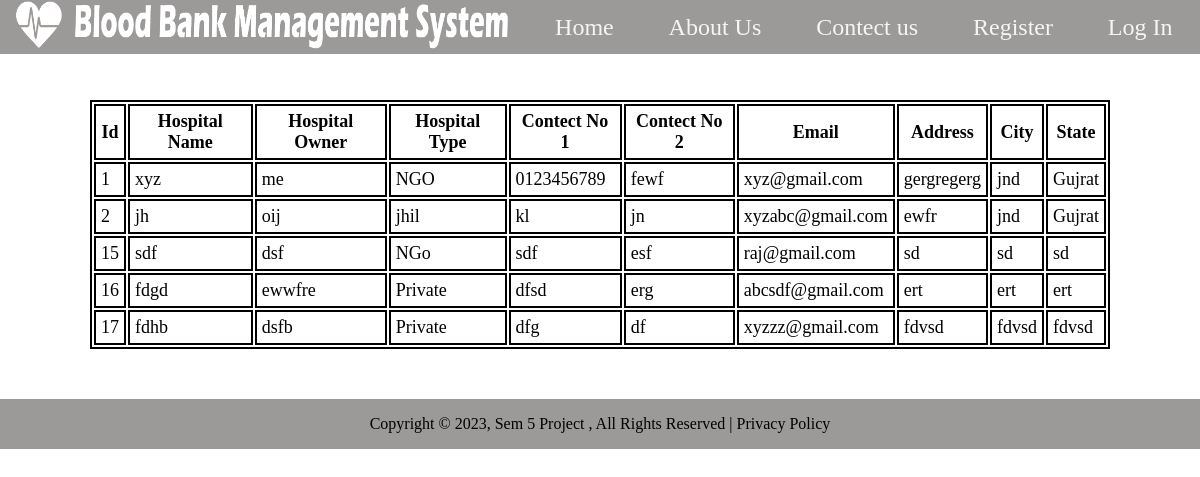
Page /admin/registeredHospitalsData.php on the committed database.
### tables this page shows
CREATE TABLE `hospitalregistration` (
  `Hosptal_Id` int(10) NOT NULL,
  `Hospital_Name` varchar(50) NOT NULL,
  `Hospital_Owner` varchar(50) NOT NULL,
  `Hospital_Type` varchar(15) NOT NULL,
  `Hospital_contect_No1` varchar(12) NOT NULL,
  `Hospital_contect_No2` varchar(12) NOT NULL,
  `Hospital_Email` varchar(50) NOT NULL,
  `Hospital_Address` text NOT NULL,
  `Hospital_city` varchar(20) NOT NULL,
  `Hospital_State` varchar(15) NOT NULL
);

### admin/registeredHospitalsData.php (the view, shortened to what this page needs)
<?php
include "../CRUD_Operation/connection.php";
       $SelectSql = $conn->prepare("SELECT * FROM `hospitalregistration` ");
       $SelectSql->execute();
       $res = $SelectSql->get_result();
?>
<!DOCTYPE html>
<html lang="en">
<head>
    <link rel="stylesheet" href="../css/main.css">
    <link rel="stylesheet" href="../css/util.css">
    <link rel="stylesheet" href="../css/header.css">
    <link rel="stylesheet" href="../css/footer.css">
    <link rel="stylesheet" href="css/tabletheme.css">
</head>
<body>
    <?php include "../header.php" ?>
    <table class="tabl" sty>
        <tr>
            <th>Id</th>
            <th>Hospital Name</th>
            <th>Hospital Owner</th>
            <th>Hospital Type</th>
            <th>Contect No 1 </th>
            <th>Contect No 2 </th>
            <th>Email</th>
            <th>Address</th>
            <th>City</th>
            <th>State</th>
        </tr>
        <?php
            while ($row = $res->fetch_assoc()) {
                $html="";
                $html.="<tr>";
                $html.= "<td>".$row["Hosptal_Id"]."</td>";
                $html.= "<td>".$row["Hospital_Name"]."</td>";
                $html.= "<td>".$row["Hospital_Owner"]."</td>";
                $html.= "<td>".$row["Hospital_Type"]."</td>";
                $html.= "<td>".$row["Hospital_contect_No1"]."</td>";
                $html.= "<td>".$row["Hospital_contect_No2"]."</td>";
                $html.= "<td>".$row["Hospital_Email"]."</td>";
                $html.= "<td>".$row["Hospital_Address"]."</td>";
                $html.= "<td>".$row["Hospital_city"]."</td>";
                $html.= "<td>".$row["Hospital_State"]."</td>";
                $html.= "</tr>";
                echo $html;
            }
        ?>
    </table>
    <?php include "../footer.php"; ?>
</body>
</html>

### css/main.css (style rules this page uses)
* { margin: 0; padding: 0; box-sizing: border-box; }

### css/util.css (style rules this page uses)
table { margin-top: 100px; }

### admin/css/tabletheme.css (style rules this page uses)
table { margin: 100px auto 50px auto; border: 2px solid black; width: 85%; }
th,td { border: 2px solid black; padding: 5px; font-size: large; }

### rows in the picture
hospitalregistration: Hosptal_Id "1", Hospital_Name "xyz", Hospital_Owner "me", Hospital_Type "NGO", Hospital_contect_No1 "0123456789", Hospital_contect_No2 "fewf", Hospital_Email "xyz@gmail.com", Hospital_Address "gergregerg", Hospital_city "jnd", Hospital_State "Gujrat"
hospitalregistration: Hosptal_Id "2", Hospital_Name "jh", Hospital_Owner "oij", Hospital_Type "jhil", Hospital_contect_No1 "kl", Hospital_contect_No2 "jn", Hospital_Email "xyzabc@gmail.com", Hospital_Address "ewfr", Hospital_city "jnd", Hospital_State "Gujrat"
hospitalregistration: Hosptal_Id "15", Hospital_Name "sdf", Hospital_Owner "dsf", Hospital_Type "NGo", Hospital_contect_No1 "sdf", Hospital_contect_No2 "esf", Hospital_Email "raj@gmail.com", Hospital_Address "sd", Hospital_city "sd", Hospital_State "sd"
hospitalregistration: Hosptal_Id "16", Hospital_Name "fdgd", Hospital_Owner "ewwfre", Hospital_Type "Private", Hospital_contect_No1 "dfsd", Hospital_contect_No2 "erg", Hospital_Email "abcsdf@gmail.com", Hospital_Address "ert", Hospital_city "ert", Hospital_State "ert"
hospitalregistration: Hosptal_Id "17", Hospital_Name "fdhb", Hospital_Owner "dsfb", Hospital_Type "Private", Hospital_contect_No1 "dfg", Hospital_contect_No2 "df", Hospital_Email "xyzzz@gmail.com", Hospital_Address "fdvsd", Hospital_city "fdvsd", Hospital_State "fdvsd"
